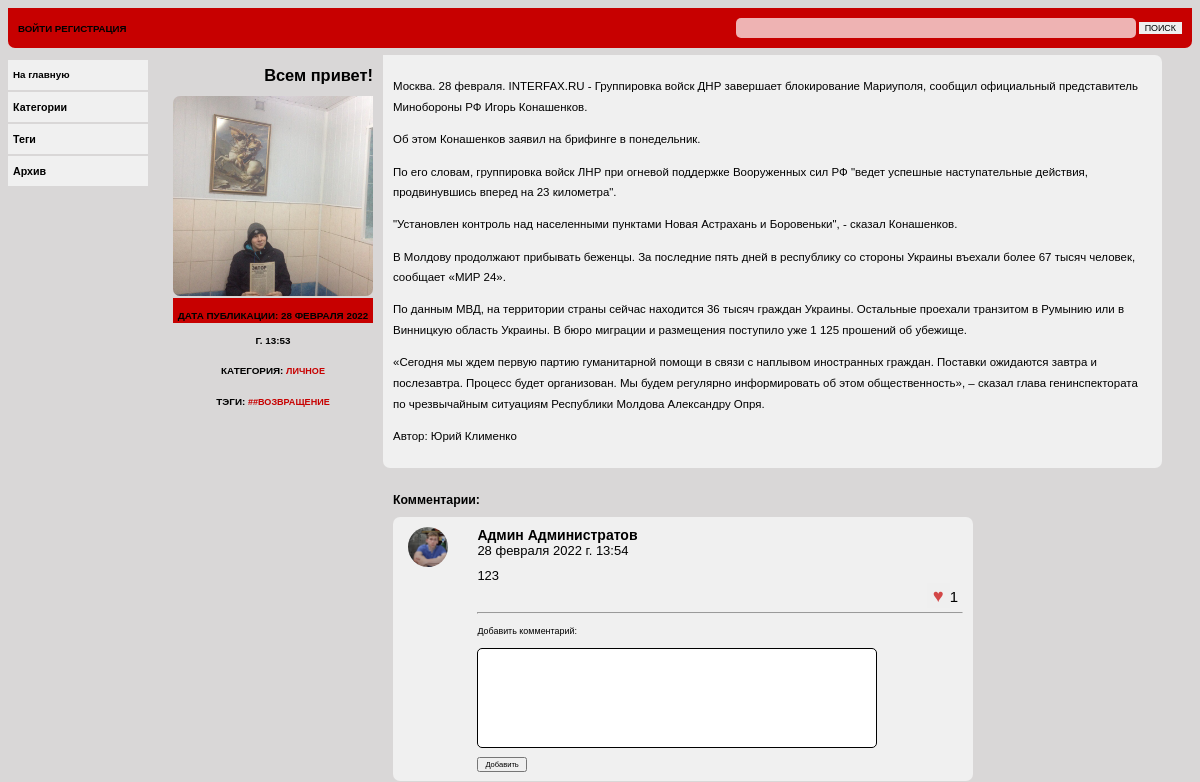
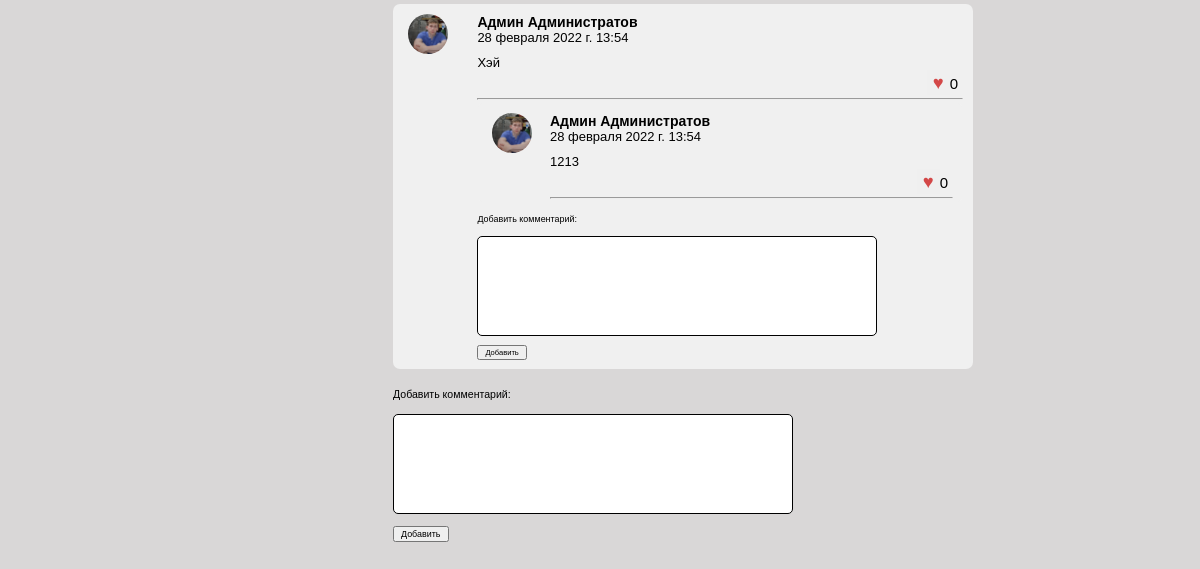
Before: /personal/helloworld with the older database file (2 pictures, top to bottom).
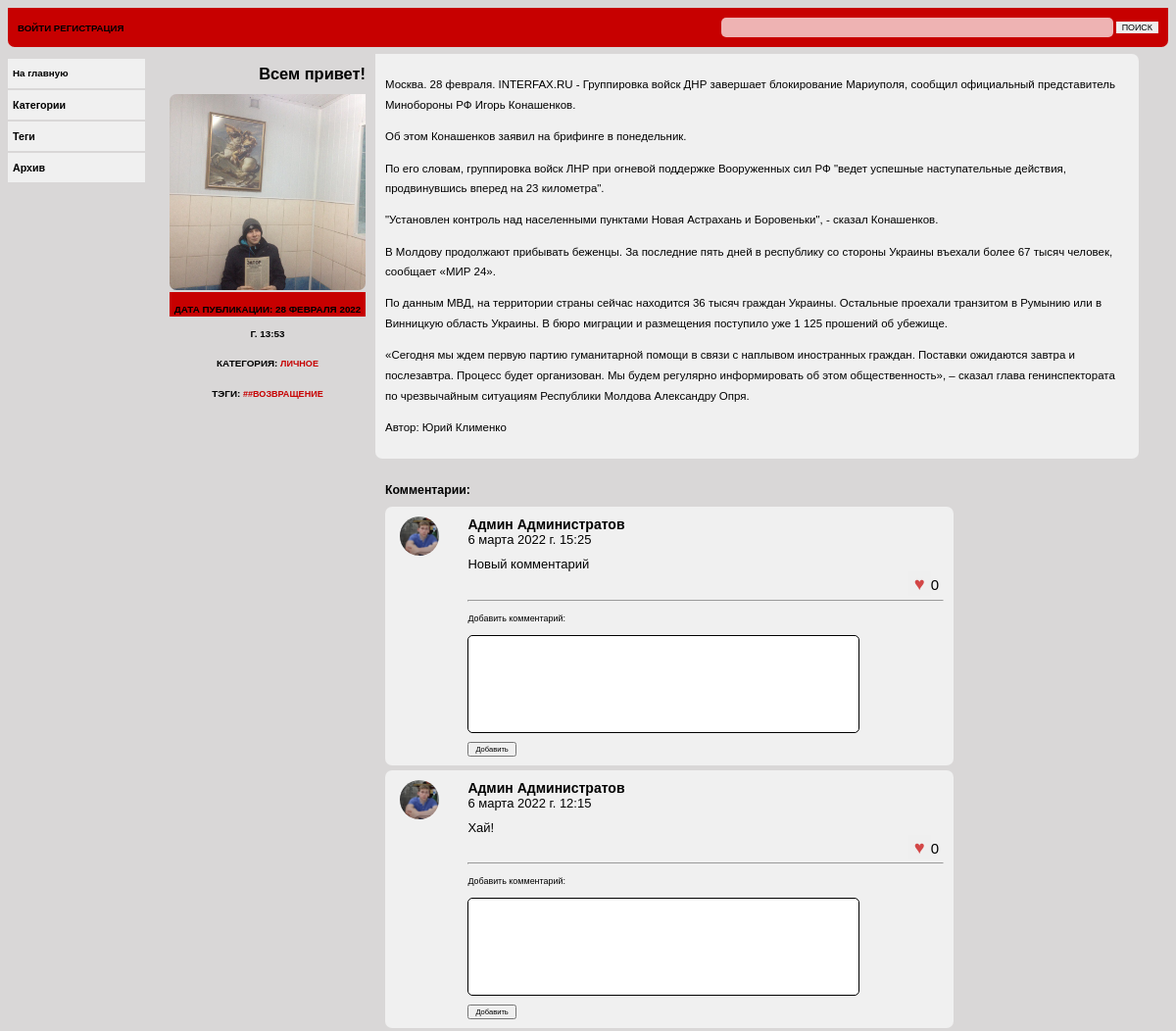
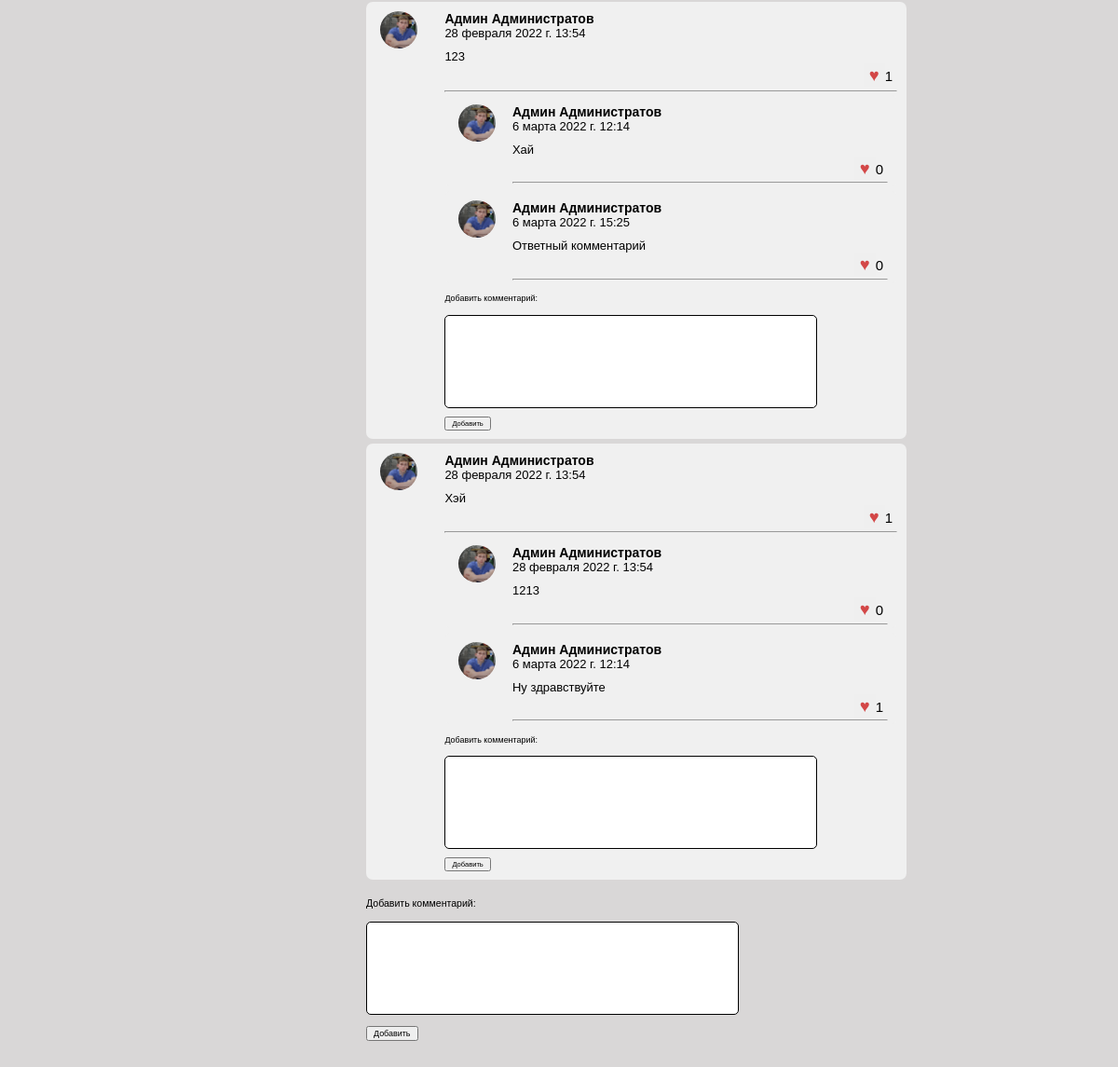
After: the same page with the newer database file (2 pictures, top to bottom).
### blog/models.py (models this page shows, shortened)
class Post(models.Model):
    author = models.ForeignKey(User, on_delete=models.SET('Неизвестный автор'))
    title = models.CharField(max_length=100, unique=True, verbose_name='Заголовок')
    slug = models.SlugField(max_length=100, unique=True)
    image = models.ImageField(upload_to='images/%Y/%m/%d/', null=True, blank=True, verbose_name='Изображение')
    category = models.ForeignKey(Category, on_delete=models.CASCADE, verbose_name='Категория')
    tags = models.ManyToManyField('Tag', blank=True, related_name='posts', verbose_name='Теги', )
    preview_text = models.TextField(max_length=500, verbose_name='Превью')
    text = models.TextField(max_length=5000, verbose_name='Текст')
    date_pub = models.DateTimeField(auto_now_add=True, verbose_name='Дата публикации')
    likes = models.ManyToManyField(User, blank=True, related_name='posts', verbose_name='Лайки')
    is_published = models.BooleanField("Опубликовано", null=True, blank=True)
    def get_absolute_url(self):
        return reverse('blog:post', kwargs={'category_slug': self.category.slug, 'post_slug': self.slug})
    class Meta:
        verbose_name = 'Пост'
        verbose_name_plural = 'Посты'
        ordering = ('-date_pub',)

class Category(models.Model):
    name = models.CharField(max_length=50, verbose_name='Наименование')
    slug = models.SlugField(max_length=50)
    def __str__(self):
        return self.name
    class Meta:
        verbose_name = 'Категория'
        verbose_name_plural = 'Категории'

class Tag(models.Model):
    name = models.CharField(max_length=50, verbose_name='Тэг')
    slug = models.SlugField(max_length=50)
    def __str__(self):
        return f'#{self.name}'
    class Meta:
        verbose_name = 'Тэг'
        verbose_name_plural = 'Тэги'

class Comment(models.Model):
    author = models.ForeignKey(User, on_delete=models.SET_NULL, null=True)
    text = models.TextField(max_length=300, verbose_name='Комментарий')
    date_pub = models.DateTimeField(auto_now_add=True, verbose_name='Дата публикации')
    post = models.ForeignKey('Post',
                             on_delete=models.CASCADE,
                             verbose_name='Комментируемое сообщение',
                             related_name='comments')
    parent = models.ForeignKey('Comment', on_delete=models.CASCADE, null=True, blank=True, related_name='children')
    likes = models.ManyToManyField(User, blank=True, related_name='comments', verbose_name='Лайки')
    class Meta:
        verbose_name = 'Комментарий'
        verbose_name_plural = 'Комментарии'
        ordering = ('-date_pub',)

### user/models.py (models this page shows)
class User(AbstractUser):
    avatar = models.ImageField(upload_to='images/avatar/%Y/%m/%d/', blank=True, verbose_name='Аватар', default='images/avatar/default.bmp')
    email = models.EmailField('E-mail', unique=True)

### blog/views.py (the view, shortened to what this page needs)
# urls.py: path('<slug:category_slug>/<slug:post_slug>', ShowPost.as_view(), name='post'),
class ShowPost(DetailView):
    model = Post
    template_name = 'blog/post_detail.html'
    context_object_name = 'post'
    slug_url_kwarg = 'post_slug'
    def get_queryset(self):
        return services.get_post(slug=self.kwargs['post_slug'])
    def post(self, request, *args, **kwargs):
        if request.POST.get('like'):
            if request.POST.get('like') == 'post':
                liked_object = self.get_object()
            else:
                liked_object = Comment.objects.get(pk=request.POST.get('like'))
            services.handle_like(liked_object, self.request.user.id)
            anchor = request.POST.get('like')
        elif request.POST.get('text'):
            parent_id = request.POST.get('parent')
            anchor = parent_id if parent_id else 'comments'
            Comment.objects.create(text=request.POST.get('text'),
                                   post_id=self.object.pk,
                                   author_id=self.request.user.id,
                                   parent_id=parent_id)
        else:
            raise Http404
        return HttpResponseRedirect(f'{self.get_success_url()}#{anchor}')

### blog/templates/blog/post_detail.html (shortened to what this page needs)
{% extends 'blog/base.html' %}
{% load static %}
{% block css %} <link href="{% static 'blog/css/styles-detailview.css' %}" rel="stylesheet"> {% endblock %}
{% block content %}
<div class="content">
    <div class="block-titul">
        <div class="block-titul-image">
            <h1>{{post.title}}</h1>
            {% if post.image %}
            <img width="400" height="300" src="{{ post.image.url }}"> </img>
            {% endif %}
        </div>
        <div class="block-titul-author">
            <h3>Дата публикации: {{post.date_pub}}</h3>
            <h3>Категория: <a href="{% url 'blog:category' post.category.slug %}"> {{post.category}}</a></h3>
            <h3>Тэги: {% for tag in post.tags.all %}<a href="{% url 'blog:tag' tag.slug %}"> #{{ tag }}</a> {% endfor %}</h3>
        </div>
    </div>
    <div class="block-text">
        <div class="text">
            <p>{{post.preview_text|linebreaks}}</p>
            <p>{{post.text|linebreaks}}</p>
            <p>Автор: {{post.author.first_name}} {{post.author.last_name}}</p>
        </div>
        <div class="comments" id="comments">
            <h2>Комментарии:</h2>
            {% for comment in post.comments.all %}
            <div class="comment">
                <div class="user-avatar">
                    <img width="100" height="100" src="{{comment.author.avatar.url}}"></img>
                </div>
                <div class="comment-body" id="{{ comment.id }}">
                    {% if comment.author.first_name %}
                    <div class="comment-author-name">{{comment.author.first_name}} {{comment.author.last_name}}</div>
                    {% else %}
                    <div class="comment-author-name">Гость</div>
                    {% endif %}
                    <div class="comment-datepub">{{ comment.date_pub }}</div>
                    <div class="comment-text">{{ comment.text }}</div>
                    <form action="{{post.get_absolute_url}}"  method="post">
                    <div class="comment-like"><button type="submit" name="like" value="{{comment.id}}"><span class="heart">♥</span></button>{{comment.likes_count}}</div>
                    </form>
                    <hr>
                    {% for child_comment in comment.children.all %}
                    <div class="comment">
                        <div class="user-avatar">
                            <img width="100" height="100" src="{{child_comment.author.avatar.url}}"></img>
                        </div>
                        <div class="comment-body" id="{{ child_comment.pk }}">
                            {% if child_comment.author.first_name %}
                            <div class="comment-author-name">{{child_comment.author.first_name}} {{comment.author.last_name}}</div>
                            {% else %}
                            <div class="comment-author-name">Гость</div>
                            {% endif %}
                            <div class="comment-datepub">{{ child_comment.date_pub }}</div>
                            <div class="comment-text">{{ child_comment.text }}</div>
                            <form action="{{post.get_absolute_url}}"  method="post">
                                <div class="comment-like"><button type="submit" name="like" value="{{child_comment.id}}"><span class="heart">♥</span></button>{{child_comment.likes_count}}</div>
                            </form>
                            <hr>
                        </div>
                    </div>
                    {% endfor %}
                    <div class="add-comment">
                            <p>Добавить комментарий:</p>
                            <form action="" method="post">
                                <textarea type="text" name="text"></textarea>
                                <p> <button type="submit" name="parent" value="{{comment.pk}}">Добавить</button> </p>
                            </form>
                    </div>
                </div>
            </div>
            {% endfor %}
            <div class="add-comment">
                <p>Добавить комментарий:</p>
                <form action="" method="post">
                <textarea type="text" name="text"></textarea>
                <p> <button type="submit" value="">Добавить</button> </p>
                </form>
            </div>
        </div>
        {% endblock %}

### blog/templates/blog/base.html (shortened to what this page needs)
{% load static %}
<!DOCTYPE html>
<html>
<head>
    {% block css %} {% endblock css %}
</head>
<body>
    <div class="page">
        <div class="header">
            <div class="login_info">
            {% if request.user.is_authenticated %}
            Добро пожаловать, {{ user.username }}<a href="{% url 'logout' %}"> Выйти</a>
            {% else %}
            <a href="{% url 'login' %}"> Войти </a><a href="{% url 'register' %}"> Регистрация </a>
            {% endif %}
            </div>
            <div class="search-form">
                <form method="get" action="{% url 'blog:search' %}">
                <input type="text" name="text">
                <button type="submit">Поиск</button>
                </form>
            </div>
        </div>
        <div class="body_page">
            <div class="sidebar">
                <ul>
                    <a href="{% url 'blog:index' %}"><li>На главную</li></a>
                    <li>Категории</li>
                     <li>Теги</li>
                     <li>Архив</li>
                </ul>
            </div>
          <div class="cont">{% block content %} {% endblock %}</div>
        </div>
     </div>
</body>
</html>

### blog/static/blog/css/styles-detailview.css (style rules this page uses)
* { box-sizing: border-box; font-family: Verdana, Helvetica, Arial, sans-serif; font-size: 92%; }
a { text-decoration: none }
body { background: #d9d7d7; }
input[type=text] { border-radius: 5px 5px 5px 5px; height: 20px; width: 400px; border: 0px; opacity: 70%; }
textarea { border-radius: 5px 5px 5px 5px; height: 100px; width: 400px; border: 0.5px solid black; resize: none; font-size: 12px; }
.page { background: #e0d3d3; display: flex; flex-direction: column; }
.header { padding-left: 10px; padding-right: 10px; line-height: 40px; height: 40px; display: flex; flex-direction: row; justify-content: space-between; background: #c70000; border-radius: 0px 0px 7px 7px; font-weight: 550; text-transform: uppercase; }
.login_info { color:#e0d3d3; }
.login_info a { color:black; }
.login_info a:link { color:black; text-decoration: none; }
.search-form button { border: 0; background: #c70000 font-weight: 550; text-transform: uppercase; }
.body_page { background: #d9d7d7; padding-top:2px; display: flex; flex-direction: row; justify-content: flex-start; }
.sidebar { flex-grow:1; min-width:150px; max-width:150px; }
.sidebar ul { padding: 0px; }
.sidebar li { background: #f0f0f0; margin-bottom: 2px; padding-left: 5px; height: 30px; line-height: 30px; font-size: 110%; font-weight: 550; margin-right: 10px; }
.sidebar a { color: black; font-weight: 550; }
.cont { display: flex; flex-direction: column; align-items: flex-start; flex-grow: 7; margin-left: 15px; }
.content { display: flex; flex-direction: row; justify-content: flex-start; border:0px solid black; padding-top: 5px; padding-right: 20px; margin-bottom: 5px; }
.block-titul { display: flex; flex-direction: column; }
.block-titul-image img { object-fit: cover; height: 200px; width: 200px; border-radius: 7px 0px 7px 7px; }
.block-titul-author { height: 25px; line-height: 25px; text-align: center; background: #c70000; text-transform: uppercase; }
.block-text { display: flex; flex-direction: column; padding-left: 10px; padding-right: 10px; }
.text { background: #f0f0f0; padding-bottom: 10px; border-radius: 0px 7px 7px 7px; padding: 10px; }
.comments { display: flex; flex-direction: column; padding-bottom: 10px; border-radius: 7px 7px 7px 7px; margin-top: 5px; padding: 10px; max-width: 600px; }
.comments h2 { font-size: 150%; }
.comment { background: #f0f0f0; display: flex; display: row; margin-bottom: 5px; border-radius: 7px; }
.user-avatar { padding-left:15px; padding-top:10px; padding-right: 0px; flex:1; margin-right: 0px; }
.user-avatar img { object-fit: cover; width: 40px; height: 40px; border-radius: 50%; }
.comment-body { flex:7; padding-top: 10px; padding-right: 10px; margin-left: 0px; }
.comment-author-name { padding-top: 0px; font-size: 14px; font-weight: 550; }
.comment-datepub { padding-top: 0px; font-size: 13px; }
.comment-text { padding-top: 10px; font-size: 13px; }
.comment-like { padding-top: 0px; padding-right: 5px; font-size: 15px; text-align: right; }
.comment-like button { font-size: 20px; color: #c70000; opacity: 70%; border: 0px; }
.content h1 { text-align: right; font-size: 200%; font-weight: bolder; }
.content h3 { font-size: 120%; margin-bottom: 0px; margin-top: 5px; }
.content p { font-size: 140%; line-height: 180%; }
.content a { color: #c70000; text-decoration: none; }

Changed rows visible on the page:
added Comment: author.avatar (picture), author.first_name "Админ", author.last_name "Администратов", date_pub "6 марта 2022 г. 15:25", text "Новый комментарий", {{ comment.id }} 28 (drawn), likes_count "0", {{ comment.pk }} 28 (drawn), shown under "Комментарии:"
added Comment: author.avatar (picture), author.first_name "Админ", author.last_name "Администратов", date_pub "6 марта 2022 г. 12:15", text "Хай!", {{ comment.id }} 19 (drawn), likes_count "0", {{ comment.pk }} 19 (drawn), shown under "Комментарии:"
added Comment: author.avatar (picture), author.first_name "Админ", {{ comment.author.last_name }} "Администратов", date_pub "6 марта 2022 г. 12:14", text "Хай", {{ child_comment.id }} 17 (drawn), likes_count "0"
added Comment: author.avatar (picture), author.first_name "Админ", {{ comment.author.last_name }} "Администратов", date_pub "6 марта 2022 г. 15:25", text "Ответный комментарий", {{ child_comment.id }} 29 (drawn), likes_count "0"
computed for Comment "Хэй": likes_count "0" → "1"
added Comment: author.avatar (picture), author.first_name "Админ", {{ comment.author.last_name }} "Администратов", date_pub "6 марта 2022 г. 12:14", text "Ну здравствуйте", {{ child_comment.id }} 18 (drawn), likes_count "1"
